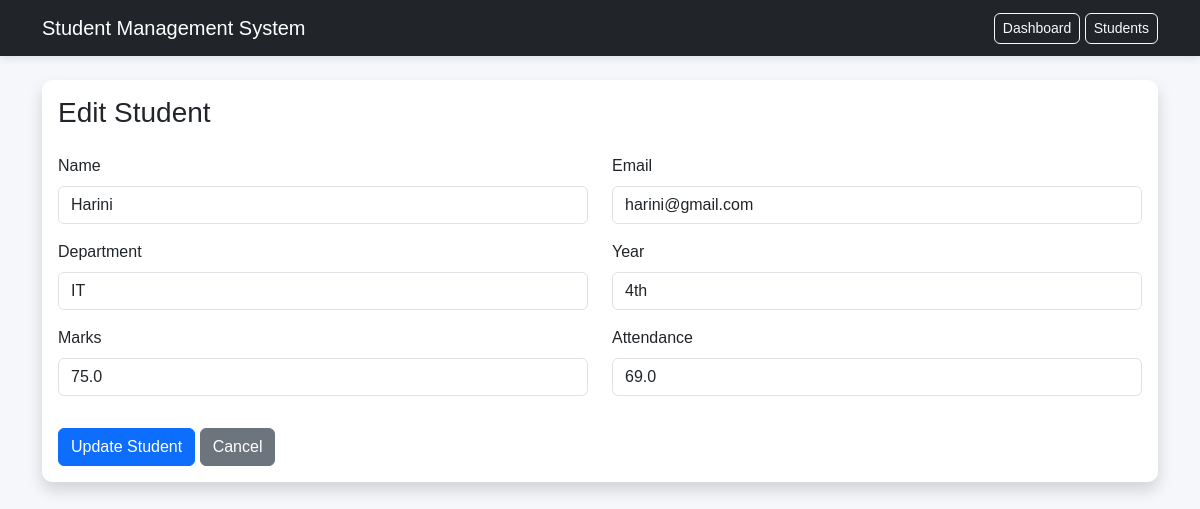
Page /edit_student/5 on the committed database.
### tables this page shows
CREATE TABLE students (
            id INTEGER PRIMARY KEY AUTOINCREMENT,
            name TEXT NOT NULL,
            email TEXT NOT NULL,
            department TEXT NOT NULL,
            year TEXT NOT NULL,
            marks REAL NOT NULL,
            attendance REAL NOT NULL
        );

### app.py (the view, shortened to what this page needs)
@app.route("/edit_student/<int:id>", methods=["GET", "POST"])
def edit_student(id):
    conn = get_db_connection()
    student = conn.execute(
        "SELECT * FROM students WHERE id = ?",
        (id,)
    ).fetchone()
    if student is None:
        conn.close()
        flash("Student not found")
        return redirect(url_for("students"))
    conn.close()
    return render_template(
        "edit_student.html",
        student=student
    )

### app.py (called while the page is built)
def get_db_connection():
    conn = sqlite3.connect(DATABASE)
    conn.row_factory = sqlite3.Row
    return conn

### templates/edit_student.html (shortened to what this page needs)
<!DOCTYPE html>
<html lang="en">
<head>
    <link rel="stylesheet"
          href="https://cdn.jsdelivr.net/npm/bootstrap@5.3.3/dist/css/bootstrap.min.css">
    <link rel="stylesheet"
          href="{{ url_for('static', filename='css/style.css') }}">
</head>
<body>
<nav class="navbar navbar-dark bg-dark">
    <div class="container">
        <a class="navbar-brand"
           href="{{ url_for('dashboard') }}">
            Student Management System
        </a>
        <div>
            <a href="{{ url_for('dashboard') }}"
               class="btn btn-outline-light btn-sm">
                Dashboard
            </a>
            <a href="{{ url_for('students') }}"
               class="btn btn-outline-light btn-sm">
                Students
            </a>
        </div>
    </div>
</nav>
<div class="container mt-4">
    <div class="card shadow">
        <div class="card-body">
            <h3 class="mb-4">Edit Student</h3>
            <form method="POST">
                <div class="row">
                    <div class="col-md-6 mb-3">
                        <label class="form-label">
                            Name
                        </label>
                        <input type="text"
                               name="name"
                               class="form-control"
                               value="{{ student['Name'] }}"
                               required>
                    </div>
                    <div class="col-md-6 mb-3">
                        <label class="form-label">
                            Email
                        </label>
                        <input type="email"
                               name="email"
                               class="form-control"
                               value="{{ student['Email'] }}"
                               required>
                    </div>
                    <div class="col-md-6 mb-3">
                        <label class="form-label">
                            Department
                        </label>
                        <select name="department"
                                class="form-control"
                                required>
                            <option value="IT"
                                {% if student['Department'] == 'IT' %}
                                selected
                                {% endif %}>
                                IT
                            </option>
                        </select>
                    </div>
                    <div class="col-md-6 mb-3">
                        <label class="form-label">
                            Year
                        </label>
                        <select name="year"
                                class="form-control"
                                required>
                            <option value="4th"
                                {% if student['year'] == '4th' %}
                                selected
                                {% endif %}>
                                4th
                            </option>
                        </select>
                    </div>
                    <div class="col-md-6 mb-3">
                        <label class="form-label">
                            Marks
                        </label>
                        <input type="number"
                               name="marks"
                               class="form-control"
                               value="{{ student['Marks'] }}"
                               required>
                    </div>
                    <div class="col-md-6 mb-3">
                        <label class="form-label">
                            Attendance
                        </label>
                        <input type="number"
                               name="attendance"
                               class="form-control"
                               value="{{ student['Attendance'] }}"
                               min="0"
                               max="100"
                               required>
                    </div>
                </div>
                <div class="mt-3">
                    <button type="submit"
                            class="btn btn-primary">
                        Update Student
                    </button>
                    <a href="{{ url_for('students') }}"
                       class="btn btn-secondary">
                        Cancel
                    </a>
                </div>
            </form>
        </div>
    </div>
</div>
</body>
</html>

### css/style.css (style rules this page uses)
body { background-color: #f5f7fb; font-family: Arial, sans-serif; }
.navbar { box-shadow: 0 2px 8px rgba(0, 0, 0, 0.1); }
.card { border: none; border-radius: 10px; box-shadow: 0 2px 10px rgba(0, 0, 0, 0.08); }
.btn { border-radius: 6px; }
.form-control, .form-select { border-radius: 6px; }

### rows in the picture
students: name "Harini", email "harini@gmail.com", department "IT", year "4th", marks "75.0", attendance "69.0"
